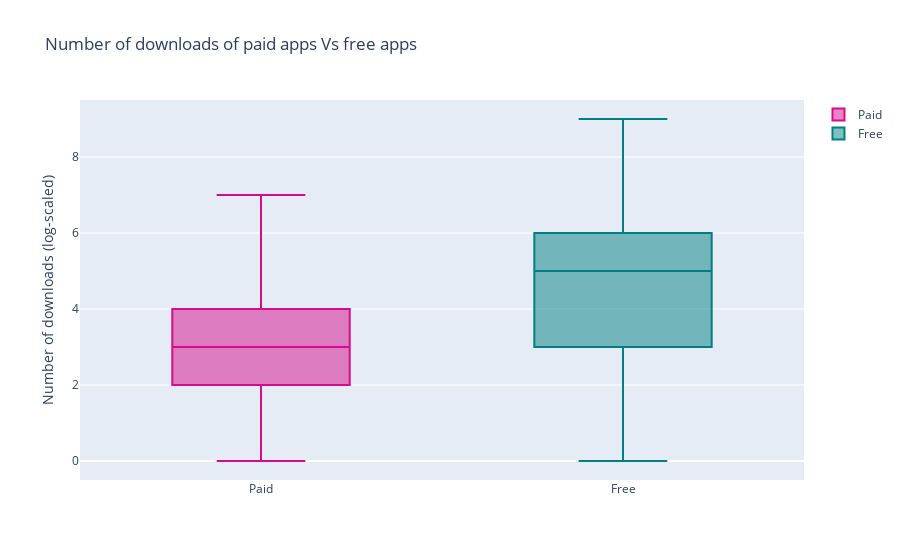

The code cell stored with this chart in its notebook:
### Markdown cell above
### Installs of paid apps Vs free apps

### Code cell
trace0 = go.Box(
    y=np.log10(df['Installs'][df.Type=='Paid']),
    name = 'Paid',
    marker = dict(
        color = 'rgb(214, 12, 140)',
    )

)
trace1 = go.Box(
    y=np.log10(df['Installs'][df.Type=='Free']),
    name = 'Free',
    marker = dict(
        color = 'rgb(0, 128, 128)',
    )
)
layout = go.Layout(
    title = "Number of downloads of paid apps Vs free apps",
    yaxis= {'title': 'Number of downloads (log-scaled)'}
)
data = [trace0, trace1]
plotly.offline.iplot({'data': data, 'layout': layout})

### Figure 1 — Plotly figure (JSON) as saved in the notebook; plotly's stock layout.template omitted (floating-point values rounded to 4 significant figures; data arrays with more than 128 entries replaced by an {"elided": "..."} marker saying what was removed)
{"data": [{"marker": {"color": "rgb(214, 12, 140)"}, "name": "Paid", "y": {"elided": "756 float values"}, "type": "box"}, {"marker": {"color": "rgb(0, 128, 128)"}, "name": "Free", "y": {"elided": "8902 float values"}, "type": "box"}], "layout": {"title": {"text": "Number of downloads of paid apps Vs free apps"}, "yaxis": {"title": {"text": "Number of downloads (log-scaled)"}}}}
